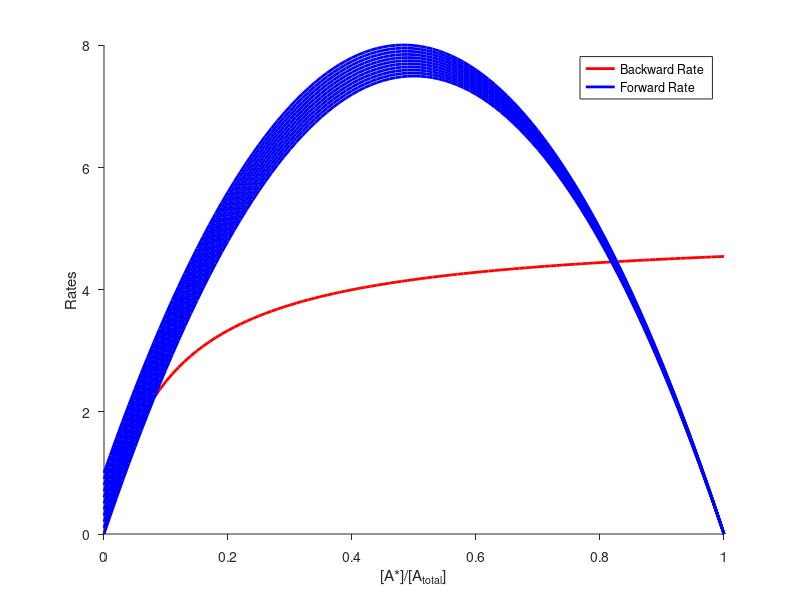
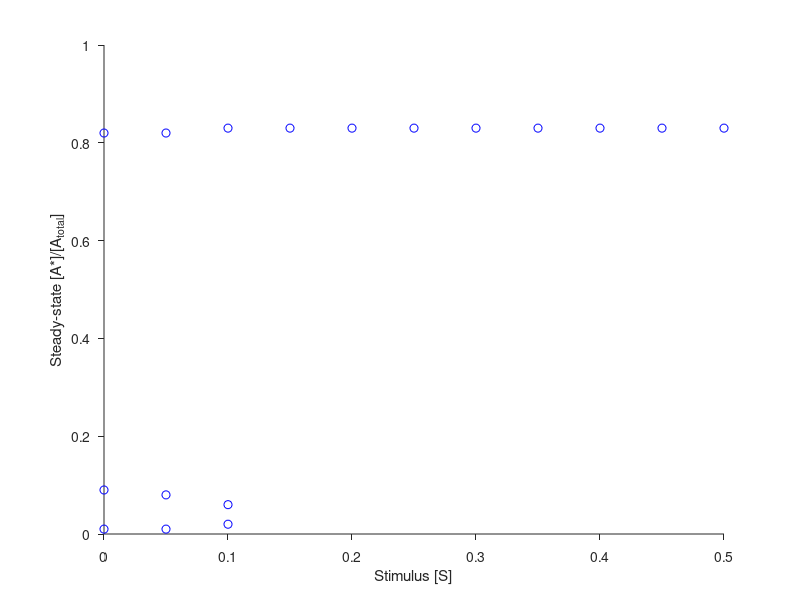

Write the MATLAB code that produced these figures, in order.
close all
clear

Astar = 0:0.01:1;   % Range of A* (fractional state of activation)
S = 0:0.05:0.5;     % Range of Stimulus [S]
kplus = 2;          % Rate constant for forward reaction dependent on S
kf = 30;            % Rate constant for forward autocatalytic reaction
Atotal = 1;         % Total [A] in the system
kminus = 5;         % Rate constant for reverse reaction
Kmb = 0.1;          % Constant for backward reaction (saturating term)

% Calculate backward rate (BR) using the new equation
BR = kminus .* (Astar ./ (Astar + Kmb));

figure(1)
hold on
plot(Astar, BR, 'r', 'LineWidth', 2)  % Plot backward rate (BR)
set(gca, 'TickDir', 'Out')

figure(2)
hold on

% Loop through stimulus values [S]
for i = 1:length(S)
    % Calculate forward rate (FR) using the new equation
    FR = (kplus * S(i) + kf * Astar) .* (Atotal - Astar);
    
    figure(1)
    plot(Astar, FR, 'b', 'LineWidth', 2)  % Plot forward rate (FR)
    
    % Find the points where FR crosses BR (i.e., steady states)
    crossings = [];
    difference = FR - BR;
    
    % Check for sign changes in the difference between FR and BR
    for iii = 2:length(FR)
        if sign(difference(iii)) ~= sign(difference(iii-1))
            crossings = [crossings, iii];
        end
    end
    
    figure(2)
    plot(S(i), Astar(crossings), 'bo')  % Plot steady-state points
end

% Adjust the axis and labels for the first plot
figure(1)
axis([0 1 0 max(FR)])
set(gca, 'TickDir', 'Out')
xlabel('[A*]/[A_{total}]')  % Simplified label
ylabel('Rates')
legend('Backward Rate', 'Forward Rate')

% Adjust the axis and labels for the second plot
figure(2)
set(gca, 'TickDir', 'Out')
xlabel('Stimulus [S]')
ylabel('Steady-state [A*]/[A_{total}]')  % Simplified label